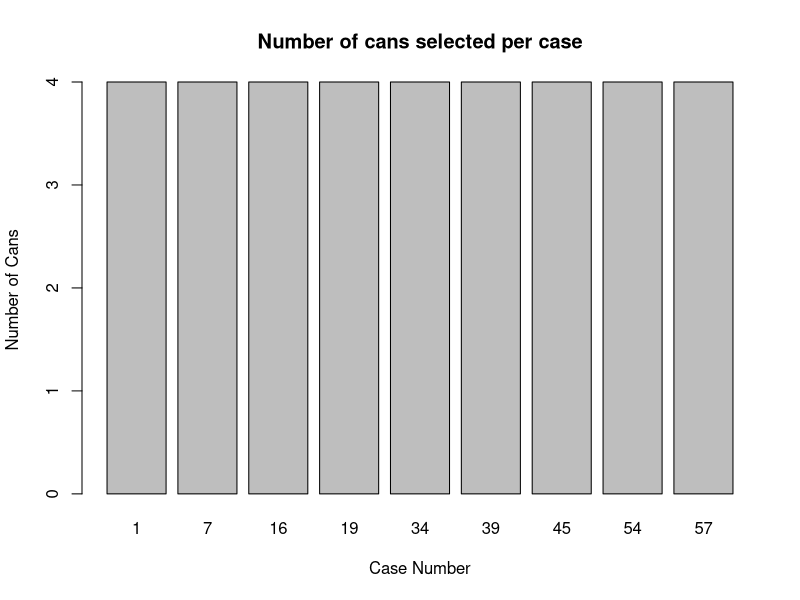
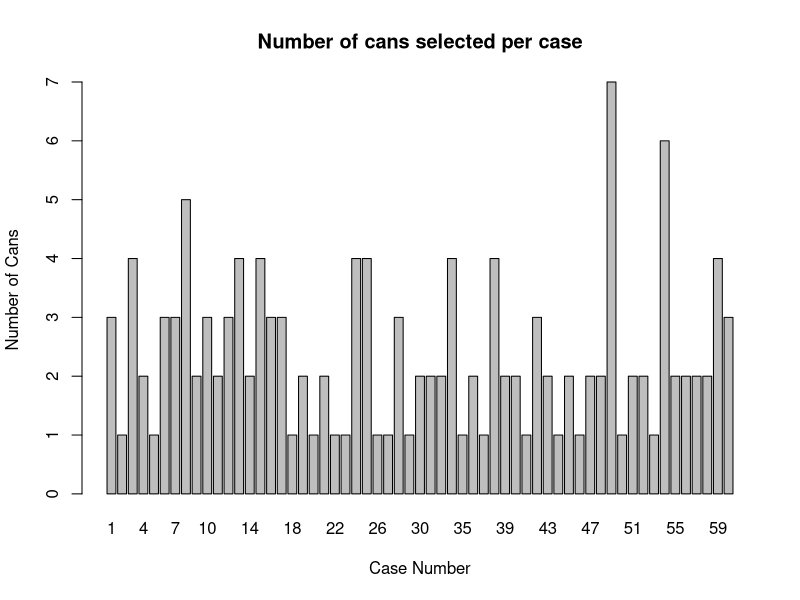

Write the R code that produced these figures, in order.
## Cluster Random Sampling

# For illustration purposes, we assume that the three different iris species represent clusters, such that the
# measurements within each species are diverse but similar across species. Select a cluster random sample of size
# n = 6, without replacement, from the iris dataset, where all sampling units are selected from one of the three iris
# species (clusters):

#randomly select 1 of the 3 clusters
set.seed(1234567)
random_species <- sample(iris$Species, 1)
random_species

#create a data frame for the cluster
cluster1 <- iris[iris$Species == random_species,]
cluster1

#select a sample of size 6 from the cluster
clust <- cluster1[sort(sample(nrow(cluster1), 6)),]
clust

# Exercise 4
# A manufacturing plant produces aluminium cans that are sold to other factories to fill with canned goods. The
# cans are packaged in cases, and each case contains 12 cans. As part of the quality control, the quality control
# inspector selects a random sample of cans at the end of the production cycle to estimate the proportion of defective
# cans produced during the cycle. It is generally assumed that the plant produces defective cans independently from
# one another during a cycle. The Cans.csv data file contains the population data for 60 cases of cans produced
# during a single production cycle. Note, this level of information is typically not available and is given to you for
# illustration purposes.

can_data <- read.csv("Cans.csv")
View(can_data)

data_summary <- function (data) {
  print(str(data))     # Check the structure of the data
  print(summary(data)) # Check the summary of the data
  print(head(data))    # Check the first few rows of the data
}

data_summary(can_data)

# 1. Which sample methodology do you think is the best approach to use for this problem in terms of cost,
# time and representation: simple random sampling, systematic sampling stratified random sampling or
# cluster sampling? Justify your answer.
# Answer: Cluster sampling is the best approach to use for this problem in terms of cost, time and representation.

# 2. Use cluster sampling to randomly select 5% of the cans produced during the cycle:
# a) Total number of cans = 60 × 12 = 720 → 5% of cans produced = 720 × 0.05 = 36
sample_size <- nrow(can_data)*0.05

# b) Randomly select 9 cases, then randomly select 4 cans from each case
case_list <- sort(sample(60, 9))
sample_data <- data.frame() # Initialize an empty data frame to store the sample data

for (i in case_list) {
  sample_cans <- can_data[can_data$CaseNum == i, ] # Select all cans from the current case
  srs_cans <- sample_cans[sort(sample(nrow(sample_cans), 4)),] # Randomly select 4 cans from the current case
  sample_data <- rbind(sample_data, srs_cans) # Append the selected cans to the sample data
}

sample_data
nrow(sample_data)

# c) Create a bar graph of the number of cans selected per case
barplot(table(sample_data$CaseNum), main="Number of cans selected per case", xlab="Case Number", ylab="Number of Cans")
# hist(sample_data$CaseNum, main="Number of cans selected per case", xlab="Case Number", ylab="Number of Cans")
# barplot(table(sample_data$CanNum), main="Number of cans per case", xlab="Case Number", ylab="Number of Cans")


# d) Estimate the proportion of defective cans using the sample information
defective_proportion_population <- mean(can_data$Defective)
defective_proportion_population

#3. Use simple random sampling to randomly select 1% of the cans produced during the cycle:
# a) Randomly select n = 140 cans
srs_sample <- can_data[sort(sample(nrow(can_data), 140)),]

# b) Create a bar graph of the number of cans selected per case
barplot(table(srs_sample$CaseNum), main="Number of cans selected per case", xlab="Case Number", ylab="Number of Cans")

# c) Estimate the proportion of defective cans using the sample information
defective_proportion_srs <- mean(srs_sample$Defective)
defective_proportion_srs

# 4. Compare the two estimates from the two different sampling methodologies with the true proportion of
# defective cans produced during the production cycle.
# a) Calculate the absolute difference between the sample estimates and the true proportion
abs_diff_cluster <- abs(defective_proportion_population - mean(sample_data$Defective))
abs_diff_srs <- abs(defective_proportion_population - mean(srs_sample$Defective))
# Interpretation: The absolute difference between the sample estimates and the true proportion of defective cans is
# 0.0458 for cluster sampling and 0.0129 for simple random sampling. The cluster sampling estimate has a higher absolute difference.


